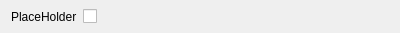
<?xml version="1.0" encoding="UTF-8"?>
<ui version="4.0">
 <class>RenderGroupControlWidget</class>
 <widget class="QWidget" name="RenderGroupControlWidget">
  <property name="geometry">
   <rect>
    <x>0</x>
    <y>0</y>
    <width>400</width>
    <height>33</height>
   </rect>
  </property>
  <property name="sizePolicy">
   <sizepolicy hsizetype="Minimum" vsizetype="Minimum">
    <horstretch>0</horstretch>
    <verstretch>0</verstretch>
   </sizepolicy>
  </property>
  <property name="windowTitle">
   <string>Form</string>
  </property>
  <property name="layoutDirection">
   <enum>Qt::LeftToRight</enum>
  </property>
  <layout class="QHBoxLayout" name="horizontalLayout_2">
   <property name="topMargin">
    <number>5</number>
   </property>
   <property name="bottomMargin">
    <number>5</number>
   </property>
   <item>
    <widget class="QLabel" name="groupTitleLabel">
     <property name="sizePolicy">
      <sizepolicy hsizetype="Minimum" vsizetype="Minimum">
       <horstretch>0</horstretch>
       <verstretch>0</verstretch>
      </sizepolicy>
     </property>
     <property name="text">
      <string>PlaceHolder</string>
     </property>
     <property name="alignment">
      <set>Qt::AlignLeading|Qt::AlignLeft|Qt::AlignVCenter</set>
     </property>
    </widget>
   </item>
   <item>
    <widget class="QCheckBox" name="groupVisibleCheckBox">
     <property name="sizePolicy">
      <sizepolicy hsizetype="Fixed" vsizetype="Fixed">
       <horstretch>0</horstretch>
       <verstretch>0</verstretch>
      </sizepolicy>
     </property>
     <property name="text">
      <string/>
     </property>
    </widget>
   </item>
   <item>
    <spacer name="horizontalSpacer">
     <property name="orientation">
      <enum>Qt::Horizontal</enum>
     </property>
     <property name="sizeHint" stdset="0">
      <size>
       <width>40</width>
       <height>20</height>
      </size>
     </property>
    </spacer>
   </item>
  </layout>
 </widget>
 <resources/>
 <connections/>
</ui>
